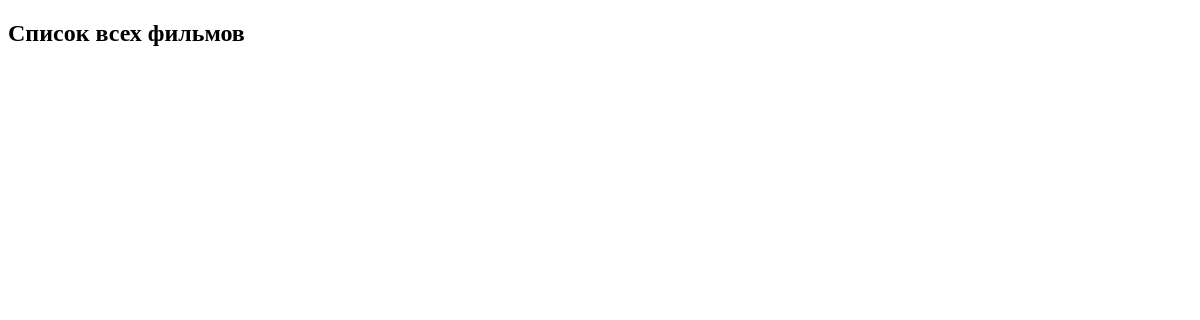
The app's page /, older data.
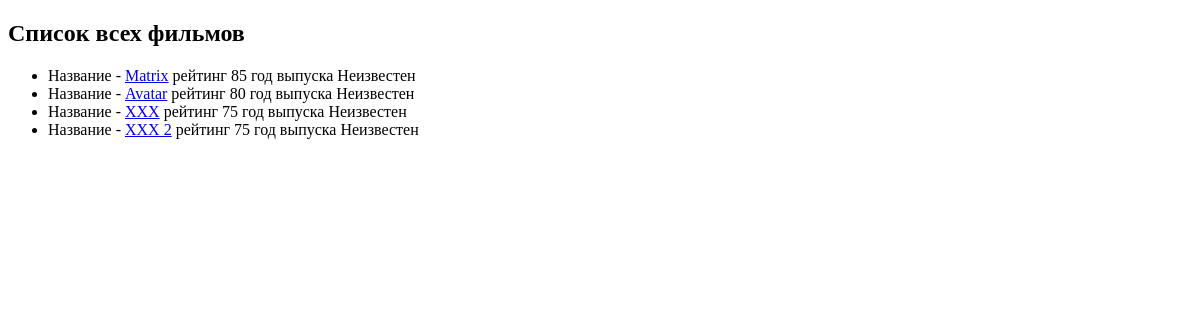
The same page, newer data.
### movie_app/models.py (models this page shows, shortened)
class Movie(models.Model):
    name = models.CharField(max_length=40)
    rating = models.IntegerField()
    year = models.IntegerField(null=True)
    budget = models.IntegerField(default=1000000)
    def get_url(self):
        return reverse('movie-detail', args=[self.id])

### movie_app/views.py (the view)
# urls.py: path('', views.show_all_movie),
def show_all_movie(request):
    movies = Movie.objects.all()
    return render(request, 'movie_app/all_movie.html', {
        'movies': movies
    })

### movie_app/templates/movie_app/all_movie.html (shortened to what this page needs)
{% extends 'movie_app/base.html'%}
{% block content %}
    <h2>Список всех фильмов</h2>
    <ul>
        {% for movie in movies %}
            <li>Название - <a href="{{ movie.get_url }}">{{movie.name}}</a>  рейтинг {{movie.rating}} год выпуска {{movie.year|default:"Неизвестен"}}</li>
        {% endfor %}
    </ul>
{% endblock %}

### movie_app/templates/movie_app/base.html (shortened to what this page needs)
<!DOCTYPE html>
<html lang="en">
<head>
</head>
<body>
    {% block content %} {% endblock %}
</body>
</html>

Row changes from the older to the newer data that the page shows:
added Movie: name "Matrix", rating "85", year "Неизвестен"
added Movie: name "Avatar", rating "80", year "Неизвестен"
added Movie: name "XXX", rating "75", year "Неизвестен"
added Movie: name "XXX 2", rating "75", year "Неизвестен"
